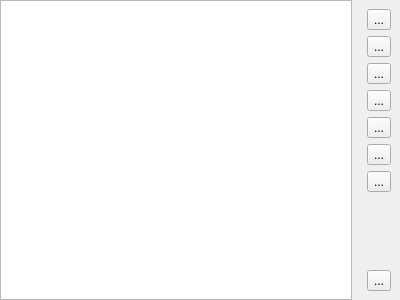
<?xml version="1.0" encoding="UTF-8"?>
<ui version="4.0">
 <class>PeakIntegrationWidget</class>
 <widget class="QWidget" name="PeakIntegrationWidget">
  <property name="geometry">
   <rect>
    <x>0</x>
    <y>0</y>
    <width>400</width>
    <height>300</height>
   </rect>
  </property>
  <property name="windowTitle">
   <string>Form</string>
  </property>
  <layout class="QHBoxLayout" name="horizontalLayout">
   <property name="leftMargin">
    <number>0</number>
   </property>
   <property name="topMargin">
    <number>0</number>
   </property>
   <property name="rightMargin">
    <number>0</number>
   </property>
   <property name="bottomMargin">
    <number>0</number>
   </property>
   <item>
    <widget class="QTableWidget" name="table"/>
   </item>
   <item>
    <widget class="QWidget" name="widget" native="true">
     <layout class="QVBoxLayout" name="verticalLayout">
      <item>
       <widget class="QToolButton" name="toolButtonAddRange">
        <property name="toolTip">
         <string>Activate integral range selection mode.
Double-click the start position of the integral on the graph. Then move to the end position and double-click again.</string>
        </property>
        <property name="text">
         <string>...</string>
        </property>
        <property name="icon">
         <iconset theme="profex-add">
          <normaloff>.</normaloff>.</iconset>
        </property>
        <property name="checkable">
         <bool>true</bool>
        </property>
       </widget>
      </item>
      <item>
       <widget class="QToolButton" name="buttonRemove">
        <property name="toolTip">
         <string>Remove selected range</string>
        </property>
        <property name="text">
         <string>...</string>
        </property>
        <property name="icon">
         <iconset theme="profex-remove">
          <normaloff>.</normaloff>.</iconset>
        </property>
       </widget>
      </item>
      <item>
       <widget class="QToolButton" name="buttonClear">
        <property name="toolTip">
         <string>Remove all ranges</string>
        </property>
        <property name="text">
         <string>...</string>
        </property>
        <property name="icon">
         <iconset theme="profex-delete">
          <normaloff>.</normaloff>.</iconset>
        </property>
       </widget>
      </item>
      <item>
       <widget class="QToolButton" name="buttonApplyToAll">
        <property name="toolTip">
         <string>Apply ranges to all open projects</string>
        </property>
        <property name="text">
         <string>...</string>
        </property>
        <property name="icon">
         <iconset theme="profex-document-clone">
          <normaloff>.</normaloff>.</iconset>
        </property>
       </widget>
      </item>
      <item>
       <widget class="QToolButton" name="buttonBackground">
        <property name="toolTip">
         <string>Subtract linear background</string>
        </property>
        <property name="text">
         <string>...</string>
        </property>
        <property name="icon">
         <iconset theme="profex-pattern">
          <normaloff>.</normaloff>.</iconset>
        </property>
        <property name="checkable">
         <bool>true</bool>
        </property>
       </widget>
      </item>
      <item>
       <widget class="QToolButton" name="buttonPaste">
        <property name="toolTip">
         <string>Paste data from clipboard.
Data must be of format:

range_name start_angle end_angle
range_name start_angle end_angle
range_name start_angle end_angle

separated by tab or ;</string>
        </property>
        <property name="text">
         <string>...</string>
        </property>
        <property name="icon">
         <iconset theme="profex-document-export">
          <normaloff>.</normaloff>.</iconset>
        </property>
       </widget>
      </item>
      <item>
       <widget class="QToolButton" name="buttonCenter">
        <property name="toolTip">
         <string>Shift all selected ranges to center on the highest intensity of the active scan.
If no scan is active, the first scan is used.</string>
        </property>
        <property name="text">
         <string>...</string>
        </property>
        <property name="icon">
         <iconset theme="profex-peak-center">
          <normaloff>.</normaloff>.</iconset>
        </property>
       </widget>
      </item>
      <item>
       <spacer name="verticalSpacer">
        <property name="orientation">
         <enum>Qt::Vertical</enum>
        </property>
        <property name="sizeHint" stdset="0">
         <size>
          <width>20</width>
          <height>40</height>
         </size>
        </property>
       </spacer>
      </item>
      <item>
       <widget class="QToolButton" name="toolButtonHelp">
        <property name="toolTip">
         <string>Show the context help for this module.
(Window -&gt; Context Help)</string>
        </property>
        <property name="text">
         <string>...</string>
        </property>
        <property name="icon">
         <iconset theme="profex-help">
          <normaloff>.</normaloff>.</iconset>
        </property>
       </widget>
      </item>
     </layout>
    </widget>
   </item>
  </layout>
 </widget>
 <resources/>
 <connections>
  <connection>
   <sender>buttonRemove</sender>
   <signal>clicked()</signal>
   <receiver>PeakIntegrationWidget</receiver>
   <slot>removeRange()</slot>
   <hints>
    <hint type="sourcelabel">
     <x>390</x>
     <y>56</y>
    </hint>
    <hint type="destinationlabel">
     <x>397</x>
     <y>20</y>
    </hint>
   </hints>
  </connection>
  <connection>
   <sender>buttonClear</sender>
   <signal>clicked()</signal>
   <receiver>PeakIntegrationWidget</receiver>
   <slot>removeAll()</slot>
   <hints>
    <hint type="sourcelabel">
     <x>379</x>
     <y>63</y>
    </hint>
    <hint type="destinationlabel">
     <x>401</x>
     <y>65</y>
    </hint>
   </hints>
  </connection>
  <connection>
   <sender>buttonApplyToAll</sender>
   <signal>clicked()</signal>
   <receiver>PeakIntegrationWidget</receiver>
   <slot>applyToAll()</slot>
   <hints>
    <hint type="sourcelabel">
     <x>390</x>
     <y>110</y>
    </hint>
    <hint type="destinationlabel">
     <x>397</x>
     <y>107</y>
    </hint>
   </hints>
  </connection>
  <connection>
   <sender>buttonBackground</sender>
   <signal>toggled(bool)</signal>
   <receiver>PeakIntegrationWidget</receiver>
   <slot>toggleBackground(bool)</slot>
   <hints>
    <hint type="sourcelabel">
     <x>390</x>
     <y>137</y>
    </hint>
    <hint type="destinationlabel">
     <x>398</x>
     <y>146</y>
    </hint>
   </hints>
  </connection>
  <connection>
   <sender>buttonPaste</sender>
   <signal>clicked()</signal>
   <receiver>PeakIntegrationWidget</receiver>
   <slot>paste()</slot>
   <hints>
    <hint type="sourcelabel">
     <x>390</x>
     <y>164</y>
    </hint>
    <hint type="destinationlabel">
     <x>398</x>
     <y>185</y>
    </hint>
   </hints>
  </connection>
  <connection>
   <sender>buttonCenter</sender>
   <signal>clicked()</signal>
   <receiver>PeakIntegrationWidget</receiver>
   <slot>centerRanges()</slot>
   <hints>
    <hint type="sourcelabel">
     <x>390</x>
     <y>191</y>
    </hint>
    <hint type="destinationlabel">
     <x>398</x>
     <y>234</y>
    </hint>
   </hints>
  </connection>
  <connection>
   <sender>toolButtonAddRange</sender>
   <signal>toggled(bool)</signal>
   <receiver>PeakIntegrationWidget</receiver>
   <slot>addRange(bool)</slot>
   <hints>
    <hint type="sourcelabel">
     <x>379</x>
     <y>18</y>
    </hint>
    <hint type="destinationlabel">
     <x>199</x>
     <y>149</y>
    </hint>
   </hints>
  </connection>
  <connection>
   <sender>toolButtonHelp</sender>
   <signal>clicked()</signal>
   <receiver>PeakIntegrationWidget</receiver>
   <slot>showHelp()</slot>
   <hints>
    <hint type="sourcelabel">
     <x>383</x>
     <y>276</y>
    </hint>
    <hint type="destinationlabel">
     <x>401</x>
     <y>273</y>
    </hint>
   </hints>
  </connection>
 </connections>
 <slots>
  <slot>removeRange()</slot>
  <slot>removeAll()</slot>
  <slot>applyToAll()</slot>
  <slot>toggleBackground(bool)</slot>
  <slot>paste()</slot>
  <slot>centerRanges()</slot>
  <slot>addRange(bool)</slot>
  <slot>showHelp()</slot>
 </slots>
</ui>
